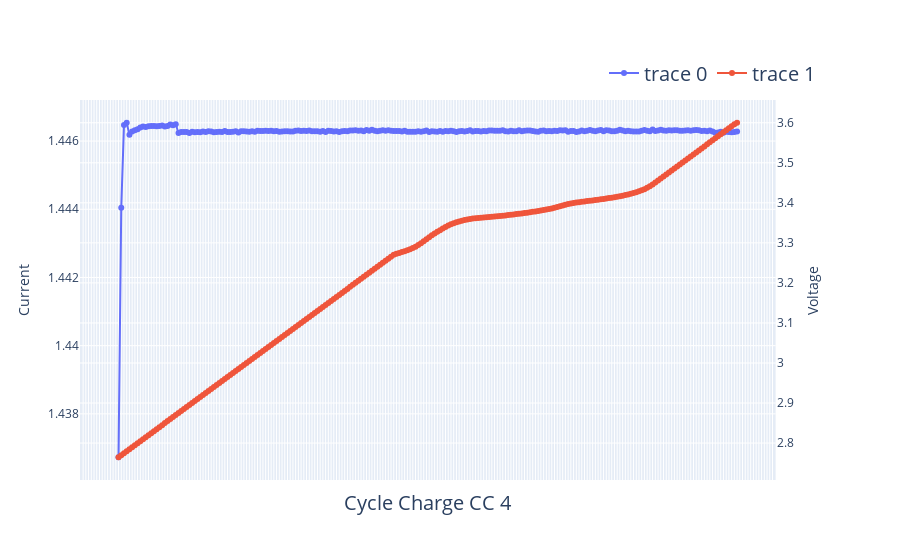
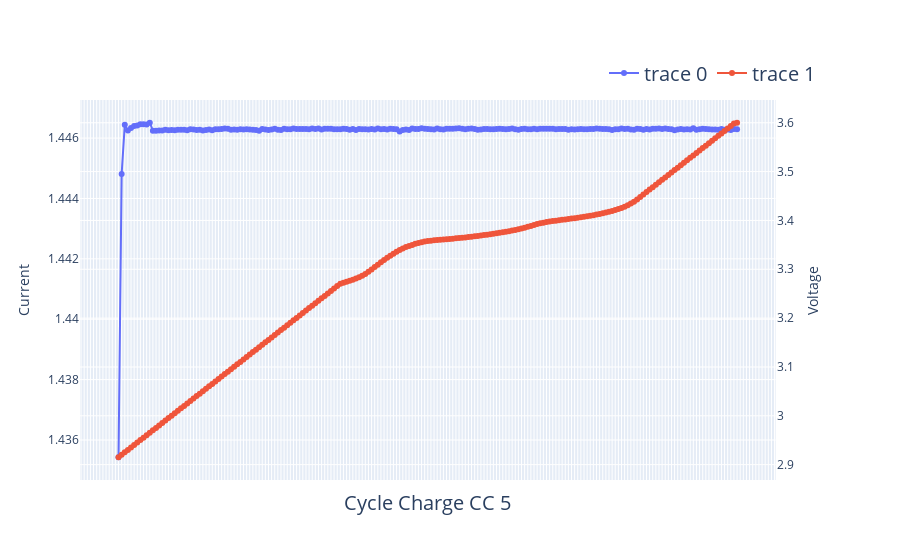
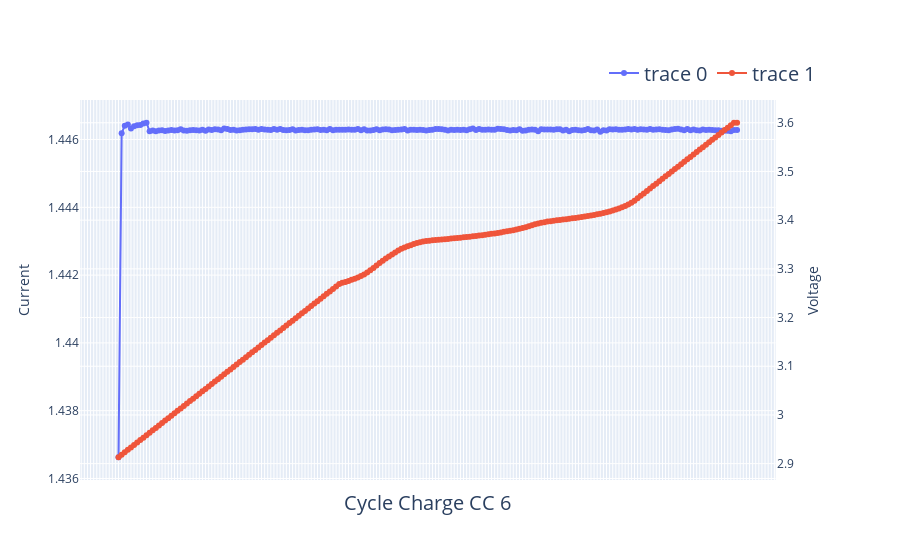
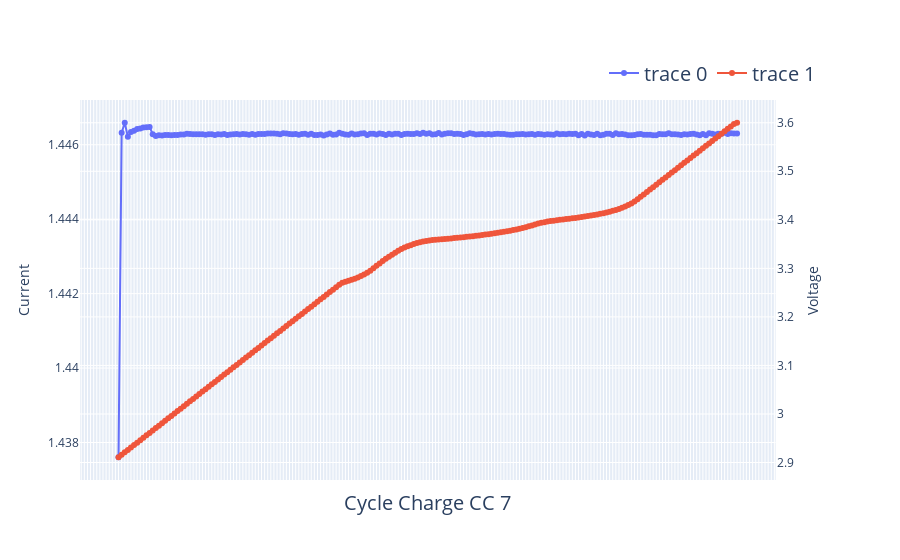

The cell these charts' notebook holds for them, in order:
### Code cell
plot_cycles(8, 5)

### Figure 1 — Plotly figure (JSON) as saved in the notebook; plotly's stock layout.template omitted (floating-point values rounded to 4 significant figures; data arrays with more than 128 entries replaced by an {"elided": "..."} marker saying what was removed)
{"data": [{"mode": "lines+markers", "type": "scatter", "x": {"elided": "228 int values"}, "xaxis": "x", "y": {"elided": "228 float values"}, "yaxis": "y"}, {"mode": "lines+markers", "type": "scatter", "x": {"elided": "228 int values"}, "xaxis": "x", "y": {"elided": "228 float values"}, "yaxis": "y2"}], "layout": {"legend": {"font": {"size": 20}, "orientation": "h", "title": {"text": ""}, "x": 1, "xanchor": "right", "y": 1.02, "yanchor": "bottom"}, "xaxis": {"anchor": "y", "domain": [0, 0.94], "showgrid": true, "showticklabels": false, "tickfont": {"size": 10}, "tickmode": "linear", "title": {"font": {"size": 20}, "text": "Cycle Charge CC 4"}}, "yaxis": {"anchor": "x", "domain": [0, 1], "title": {"text": "Current"}}, "yaxis2": {"anchor": "x", "overlaying": "y", "side": "right", "title": {"text": "Voltage"}}}}

### Figure 2 — Plotly figure (JSON) as saved in the notebook; plotly's stock layout.template omitted (floating-point values rounded to 4 significant figures; data arrays with more than 128 entries replaced by an {"elided": "..."} marker saying what was removed)
{"data": [{"mode": "lines+markers", "type": "scatter", "x": {"elided": "199 int values"}, "xaxis": "x", "y": {"elided": "199 float values"}, "yaxis": "y"}, {"mode": "lines+markers", "type": "scatter", "x": {"elided": "199 int values"}, "xaxis": "x", "y": {"elided": "199 float values"}, "yaxis": "y2"}], "layout": {"legend": {"font": {"size": 20}, "orientation": "h", "title": {"text": ""}, "x": 1, "xanchor": "right", "y": 1.02, "yanchor": "bottom"}, "xaxis": {"anchor": "y", "domain": [0, 0.94], "showgrid": true, "showticklabels": false, "tickfont": {"size": 10}, "tickmode": "linear", "title": {"font": {"size": 20}, "text": "Cycle Charge CC 5"}}, "yaxis": {"anchor": "x", "domain": [0, 1], "title": {"text": "Current"}}, "yaxis2": {"anchor": "x", "overlaying": "y", "side": "right", "title": {"text": "Voltage"}}}}

### Figure 3 — Plotly figure (JSON) as saved in the notebook; plotly's stock layout.template omitted (floating-point values rounded to 4 significant figures; data arrays with more than 128 entries replaced by an {"elided": "..."} marker saying what was removed)
{"data": [{"mode": "lines+markers", "type": "scatter", "x": {"elided": "200 int values"}, "xaxis": "x", "y": {"elided": "200 float values"}, "yaxis": "y"}, {"mode": "lines+markers", "type": "scatter", "x": {"elided": "200 int values"}, "xaxis": "x", "y": {"elided": "200 float values"}, "yaxis": "y2"}], "layout": {"legend": {"font": {"size": 20}, "orientation": "h", "title": {"text": ""}, "x": 1, "xanchor": "right", "y": 1.02, "yanchor": "bottom"}, "xaxis": {"anchor": "y", "domain": [0, 0.94], "showgrid": true, "showticklabels": false, "tickfont": {"size": 10}, "tickmode": "linear", "title": {"font": {"size": 20}, "text": "Cycle Charge CC 6"}}, "yaxis": {"anchor": "x", "domain": [0, 1], "title": {"text": "Current"}}, "yaxis2": {"anchor": "x", "overlaying": "y", "side": "right", "title": {"text": "Voltage"}}}}

### Figure 4 — Plotly figure (JSON) as saved in the notebook; plotly's stock layout.template omitted (floating-point values rounded to 4 significant figures; data arrays with more than 128 entries replaced by an {"elided": "..."} marker saying what was removed)
{"data": [{"mode": "lines+markers", "type": "scatter", "x": {"elided": "200 int values"}, "xaxis": "x", "y": {"elided": "200 float values"}, "yaxis": "y"}, {"mode": "lines+markers", "type": "scatter", "x": {"elided": "200 int values"}, "xaxis": "x", "y": {"elided": "200 float values"}, "yaxis": "y2"}], "layout": {"legend": {"font": {"size": 20}, "orientation": "h", "title": {"text": ""}, "x": 1, "xanchor": "right", "y": 1.02, "yanchor": "bottom"}, "xaxis": {"anchor": "y", "domain": [0, 0.94], "showgrid": true, "showticklabels": false, "tickfont": {"size": 10}, "tickmode": "linear", "title": {"font": {"size": 20}, "text": "Cycle Charge CC 7"}}, "yaxis": {"anchor": "x", "domain": [0, 1], "title": {"text": "Current"}}, "yaxis2": {"anchor": "x", "overlaying": "y", "side": "right", "title": {"text": "Voltage"}}}}
